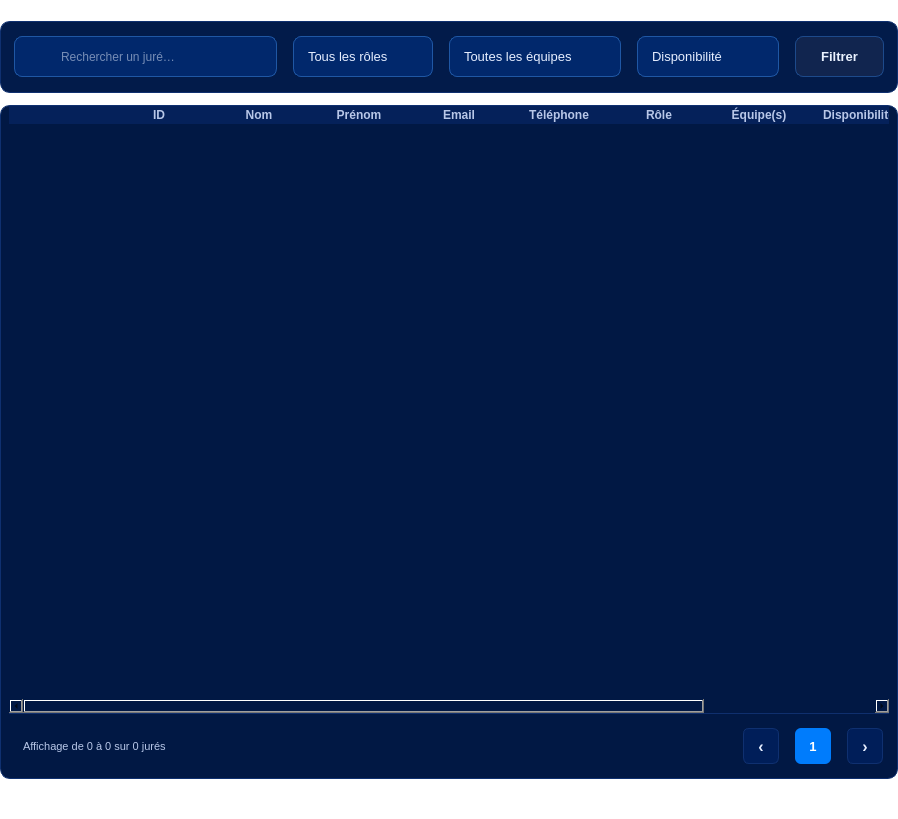
                   <widget class="QWidget" name="leftColumnWidget">
                    <property name="styleSheet">
                     <string notr="true">background: transparent; border: none;</string>
                    </property>
                    <layout class="QVBoxLayout" name="leftColumnVLayout">
                     <property name="spacing">
                      <number>12</number>
                     </property>
                     <property name="leftMargin">
                      <number>0</number>
                     </property>
                     <property name="topMargin">
                      <number>21</number>
                     </property>
                     <property name="rightMargin">
                      <number>0</number>
                     </property>
                     <property name="bottomMargin">
                      <number>0</number>
                     </property>
                     <item>
                      <widget class="QFrame" name="filterBarCard">
                       <property name="minimumSize">
                        <size>
                         <width>0</width>
                         <height>72</height>
                        </size>
                       </property>
                       <property name="maximumSize">
                        <size>
                         <width>16777215</width>
                         <height>72</height>
                        </size>
                       </property>
                       <property name="styleSheet">
                        <string notr="true">QFrame#filterBarCard { background-color: #021B4A; border: 1px solid #0F3070; border-radius: 10px; }</string>
                       </property>
                       <layout class="QHBoxLayout" name="filterBarHLayout">
                        <property name="spacing">
                         <number>16</number>
                        </property>
                        <property name="leftMargin">
                         <number>13</number>
                        </property>
                        <property name="topMargin">
                         <number>0</number>
                        </property>
                        <property name="rightMargin">
                         <number>13</number>
                        </property>
                        <property name="bottomMargin">
                         <number>0</number>
                        </property>
                        <item>
                         <widget class="QLineEdit" name="inputRechercheJury">
                          <property name="minimumSize">
                           <size>
                            <width>263</width>
                            <height>41</height>
                           </size>
                          </property>
                          <property name="maximumSize">
                           <size>
                            <width>16777215</width>
                            <height>41</height>
                           </size>
                          </property>
                          <property name="styleSheet">
                           <string notr="true">QLineEdit { background-color: #01286C; border: 1px solid #1F57A4; border-radius: 8px; padding: 0px 14px 0px 44px; color: #EAF2FF; font-size: 12px; } QLineEdit:focus { border: 1px solid #3B82F6; }</string>
                          </property>
                          <property name="placeholderText">
                           <string>Rechercher un juré…</string>
                          </property>
                         </widget>
                        </item>
                        <item>
                         <widget class="QComboBox" name="comboFiltreRole">
                          <property name="minimumSize">
                           <size>
                            <width>140</width>
                            <height>41</height>
                           </size>
                          </property>
                          <property name="maximumSize">
                           <size>
                            <width>140</width>
                            <height>41</height>
                           </size>
                          </property>
                          <property name="styleSheet">
                           <string notr="true">QComboBox { background-color: #01286C; border: 1px solid #1F57A4; border-radius: 8px; padding: 0px 14px; color: #E6EEFF; font-size: 13px; } QComboBox:hover { border: 1px solid #2F7BE0; } QComboBox::drop-down { border: none; width: 30px; } QComboBox::down-arrow { image: url(:/img/chevron.png); width: 12px; height: 7px; } QComboBox QAbstractItemView { background-color: #021B4A; color: #E6EEFF; border: 1px solid #1F57A4; selection-background-color: #0B6BFF; outline: none; }</string>
                          </property>
                          <property name="cursor">
                           <cursorShape>PointingHandCursor</cursorShape>
                          </property>
                          <item>
                           <property name="text">
                            <string>Tous les rôles</string>
                           </property>
                          </item>
                         </widget>
                        </item>
                        <item>
                         <widget class="QComboBox" name="comboFiltreEquipe">
                          <property name="minimumSize">
                           <size>
                            <width>172</width>
                            <height>41</height>
                           </size>
                          </property>
                          <property name="maximumSize">
                           <size>
                            <width>172</width>
                            <height>41</height>
                           </size>
                          </property>
                          <property name="styleSheet">
                           <string notr="true">QComboBox { background-color: #01286C; border: 1px solid #1F57A4; border-radius: 8px; padding: 0px 14px; color: #E6EEFF; font-size: 13px; } QComboBox:hover { border: 1px solid #2F7BE0; } QComboBox::drop-down { border: none; width: 30px; } QComboBox::down-arrow { image: url(:/img/chevron.png); width: 12px; height: 7px; } QComboBox QAbstractItemView { background-color: #021B4A; color: #E6EEFF; border: 1px solid #1F57A4; selection-background-color: #0B6BFF; outline: none; }</string>
                          </property>
                          <property name="cursor">
                           <cursorShape>PointingHandCursor</cursorShape>
                          </property>
                          <item>
                           <property name="text">
                            <string>Toutes les équipes</string>
                           </property>
                          </item>
                         </widget>
                        </item>
                        <item>
                         <widget class="QComboBox" name="comboFiltreDispo">
                          <property name="minimumSize">
                           <size>
                            <width>142</width>
                            <height>41</height>
                           </size>
                          </property>
                          <property name="maximumSize">
                           <size>
                            <width>142</width>
                            <height>41</height>
                           </size>
                          </property>
                          <property name="styleSheet">
                           <string notr="true">QComboBox { background-color: #01286C; border: 1px solid #1F57A4; border-radius: 8px; padding: 0px 14px; color: #E6EEFF; font-size: 13px; } QComboBox:hover { border: 1px solid #2F7BE0; } QComboBox::drop-down { border: none; width: 30px; } QComboBox::down-arrow { image: url(:/img/chevron.png); width: 12px; height: 7px; } QComboBox QAbstractItemView { background-color: #021B4A; color: #E6EEFF; border: 1px solid #1F57A4; selection-background-color: #0B6BFF; outline: none; }</string>
                          </property>
                          <property name="cursor">
                           <cursorShape>PointingHandCursor</cursorShape>
                          </property>
                          <item>
                           <property name="text">
                            <string>Disponibilité</string>
                           </property>
                          </item>
                          <item>
                           <property name="text">
                            <string>Disponible</string>
                           </property>
                          </item>
                          <item>
                           <property name="text">
                            <string>En ligne</string>
                           </property>
                          </item>
                          <item>
                           <property name="text">
                            <string>En attente</string>
                           </property>
                          </item>
                         </widget>
                        </item>
                        <item>
                         <widget class="QPushButton" name="btnFiltrer">
                          <property name="minimumSize">
                           <size>
                            <width>89</width>
                            <height>41</height>
                           </size>
                          </property>
                          <property name="maximumSize">
                           <size>
                            <width>89</width>
                            <height>41</height>
                           </size>
                          </property>
                          <property name="cursor">
                           <cursorShape>PointingHandCursor</cursorShape>
                          </property>
                          <property name="styleSheet">
                           <string notr="true">QPushButton { background-color: #11254F; color: #EAF2FF; border: 1px solid #1D4A8B; border-radius: 8px; padding: 0px 16px; font-size: 13px; font-weight: 600; } QPushButton:hover { background-color: #173266; border-color: #2F6FD8; } QPushButton:pressed { background-color: #0E1F42; } QPushButton:disabled { color: #6F86B3; }</string>
                          </property>
                          <property name="text">
                           <string>Filtrer</string>
                          </property>
                          <property name="icon">
                           <iconset resource="resources.qrc">
                            <normaloff>:/img/filter.png</normaloff>:/img/filter.png</iconset>
                          </property>
                          <property name="iconSize">
                           <size>
                            <width>16</width>
                            <height>16</height>
                           </size>
                          </property>
                         </widget>
                        </item>
                       </layout>
                      </widget>
                     </item>
                     <item>
                      <widget class="QFrame" name="tableCard">
                       <property name="minimumSize">
                        <size>
                         <width>0</width>
                         <height>674</height>
                        </size>
                       </property>
                       <property name="styleSheet">
                        <string notr="true">QFrame#tableCard { background-color: #011844; border: 1px solid #0F3070; border-radius: 10px; }</string>
                       </property>
                       <layout class="QVBoxLayout" name="tableCardVLayout">
                        <property name="spacing">
                         <number>0</number>
                        </property>
                        <property name="leftMargin">
                         <number>8</number>
                        </property>
                        <property name="topMargin">
                         <number>0</number>
                        </property>
                        <property name="rightMargin">
                         <number>8</number>
                        </property>
                        <property name="bottomMargin">
                         <number>0</number>
                        </property>
                        <item>
                         <widget class="QTableWidget" name="tableJurys">
                          <property name="styleSheet">
                           <string notr="true">QTableWidget { background: transparent; border: none; color: #E6EEFF; font-size: 12px; outline: none; selection-background-color: transparent; } QTableWidget::item { border-bottom: 1px solid #0F2F6E; padding-left: 2px; } QTableWidget::item:selected { background-color: rgba(30, 144, 255, 0.10); color: #FFFFFF; } QHeaderView { background: transparent; border: none; } QHeaderView::section { background-color: #05215A; color: #B8C7E8; border: none; padding: 0px 2px; font-size: 12px; font-weight: bold; } QScrollBar:vertical { background: transparent; width: 8px; } QScrollBar::handle:vertical { background: #1F57A4; border-radius: 4px; min-height: 24px; } QScrollBar::add-line:vertical, QScrollBar::sub-line:vertical { height: 0px; }</string>
                          </property>
                          <property name="frameShape">
                           <enum>QFrame::NoFrame</enum>
                          </property>
                          <property name="editTriggers">
                           <set>QAbstractItemView::NoEditTriggers</set>
                          </property>
                          <property name="selectionBehavior">
                           <enum>QAbstractItemView::SelectRows</enum>
                          </property>
                          <property name="selectionMode">
                           <enum>QAbstractItemView::SingleSelection</enum>
                          </property>
                          <property name="showGrid">
                           <bool>false</bool>
                          </property>
                          <property name="horizontalScrollBarPolicy">
                           <enum>Qt::ScrollBarAsNeeded</enum>
                          </property>
                          <property name="columnCount">
                           <number>10</number>
                          </property>
                          <column>
                           <property name="text">
                            <string />
                           </property>
                          </column>
                          <column>
                           <property name="text">
                            <string>ID</string>
                           </property>
                          </column>
                          <column>
                           <property name="text">
                            <string>Nom</string>
                           </property>
                          </column>
                          <column>
                           <property name="text">
                            <string>Prénom</string>
                           </property>
                          </column>
                          <column>
                           <property name="text">
                            <string>Email</string>
                           </property>
                          </column>
                          <column>
                           <property name="text">
                            <string>Téléphone</string>
                           </property>
                          </column>
                          <column>
                           <property name="text">
                            <string>Rôle</string>
                           </property>
                          </column>
                          <column>
                           <property name="text">
                            <string>Équipe(s)</string>
                           </property>
                          </column>
                          <column>
                           <property name="text">
                            <string>Disponibilité</string>
                           </property>
                          </column>
                          <column>
                           <property name="text">
                            <string>Actions</string>
                           </property>
                          </column>
                         </widget>
                        </item>
                        <item>
                         <widget class="QFrame" name="tableFooter">
                          <property name="minimumSize">
                           <size>
                            <width>0</width>
                            <height>65</height>
                           </size>
                          </property>
                          <property name="maximumSize">
                           <size>
                            <width>16777215</width>
                            <height>65</height>
                           </size>
                          </property>
                          <property name="styleSheet">
                           <string notr="true">QFrame#tableFooter { background: transparent; border: none; border-top: 1px solid #0F2F6E; border-radius: 0px; }</string>
                          </property>
                          <layout class="QHBoxLayout" name="tableFooterHLayout">
                           <property name="spacing">
                            <number>16</number>
                           </property>
                           <property name="leftMargin">
                            <number>14</number>
                           </property>
                           <property name="topMargin">
                            <number>0</number>
                           </property>
                           <property name="rightMargin">
                            <number>6</number>
                           </property>
                           <property name="bottomMargin">
                            <number>0</number>
                           </property>
                           <item>
                            <widget class="QLabel" name="lblPaginationJurys">
                             <property name="styleSheet">
                              <string notr="true">color: #B8C7E8; font-size: 11px; background: transparent; border: none;</string>
                             </property>
                             <property name="text">
                              <string>Affichage de 0 à 0 sur 0 jurés</string>
                             </property>
                            </widget>
                           </item>
                           <item>
                            <spacer name="footerSpacer">
                             <property name="orientation">
                              <enum>Qt::Horizontal</enum>
                             </property>
                             <property name="sizeHint" stdset="0">
                              <size>
                               <width>40</width>
                               <height>20</height>
                              </size>
                             </property>
                            </spacer>
                           </item>
                           <item>
                            <widget class="QPushButton" name="btnPagePrecedente">
                             <property name="minimumSize">
                              <size>
                               <width>36</width>
                               <height>36</height>
                              </size>
                             </property>
                             <property name="maximumSize">
                              <size>
                               <width>36</width>
                               <height>36</height>
                              </size>
                             </property>
                             <property name="cursor">
                              <cursorShape>PointingHandCursor</cursorShape>
                             </property>
                             <property name="styleSheet">
                              <string notr="true">QPushButton { background-color: #001E59; color: #E6EEFF; border: 1px solid #0F3070; border-radius: 6px; font-size: 16px; font-weight: bold; } QPushButton:hover { background-color: #06306F; } QPushButton:disabled { color: #3F5C93; }</string>
                             </property>
                             <property name="text">
                              <string>‹</string>
                             </property>
                            </widget>
                           </item>
                           <item>
                            <widget class="QPushButton" name="btnPageCourante">
                             <property name="minimumSize">
                              <size>
                               <width>36</width>
                               <height>36</height>
                              </size>
                             </property>
                             <property name="maximumSize">
                              <size>
                               <width>36</width>
                               <height>36</height>
                              </size>
                             </property>
                             <property name="styleSheet">
                              <string notr="true">QPushButton { background-color: #007CFC; color: #FFFFFF; border: none; border-radius: 6px; font-size: 13px; font-weight: bold; }</string>
                             </property>
                             <property name="text">
                              <string>1</string>
                             </property>
                            </widget>
                           </item>
                           <item>
                            <widget class="QPushButton" name="btnPageSuivante">
                             <property name="minimumSize">
                              <size>
                               <width>36</width>
                               <height>36</height>
                              </size>
                             </property>
                             <property name="maximumSize">
                              <size>
                               <width>36</width>
                               <height>36</height>
                              </size>
                             </property>
                             <property name="cursor">
                              <cursorShape>PointingHandCursor</cursorShape>
                             </property>
                             <property name="styleSheet">
                              <string notr="true">QPushButton { background-color: #001E59; color: #E6EEFF; border: 1px solid #0F3070; border-radius: 6px; font-size: 16px; font-weight: bold; } QPushButton:hover { background-color: #06306F; } QPushButton:disabled { color: #3F5C93; }</string>
                             </property>
                             <property name="text">
                              <string>›</string>
                             </property>
                            </widget>
                           </item>
                          </layout>
                         </widget>
                        </item>
                       </layout>
                      </widget>
                     </item>
                     <item>
                      <spacer name="leftSpacer">
                       <property name="orientation">
                        <enum>Qt::Vertical</enum>
                       </property>
                       <property name="sizeHint" stdset="0">
                        <size>
                         <width>20</width>
                         <height>40</height>
                        </size>
                       </property>
                      </spacer>
                     </item>
                    </layout>
                   </widget>
